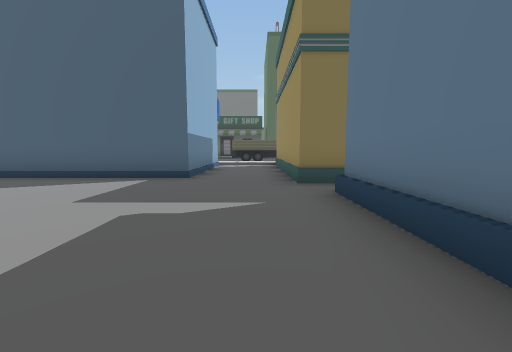
View 1 (above)

24 first-person views from a walk through a scene from a Unity 3-D project. The camera is 1.3 m above the floor, tilts 6° down and sees 90° across. The floor is counted in squares, 2 m on a side. Each view is taken from the middle of a square. On the plan, view 1 faces up. The plan holds only what a view shows up to about 9 squares ahead; the rest is blank. The place goes on beyond the plan. The player is left out.

View 2
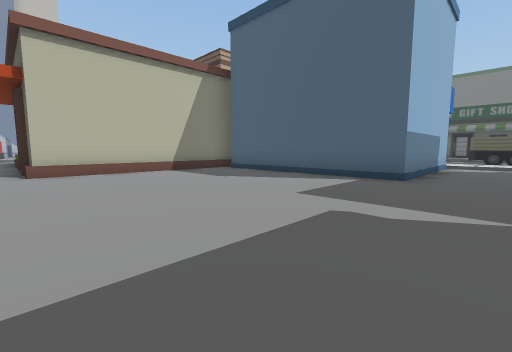

View 3
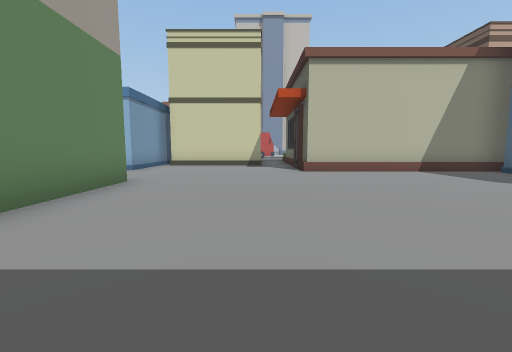

View 4
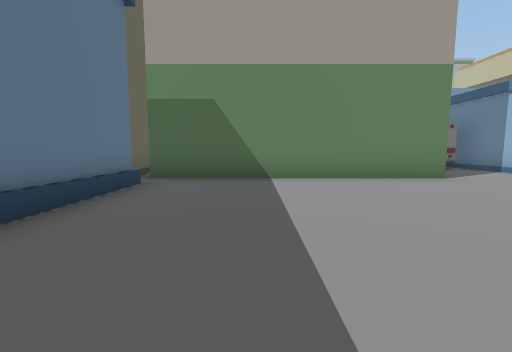

View 5
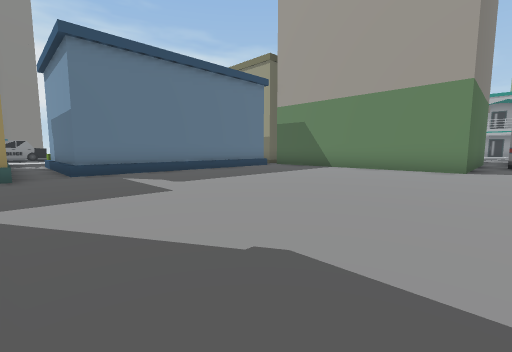

View 6
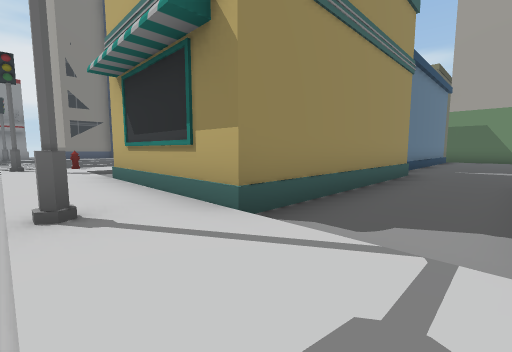

View 7
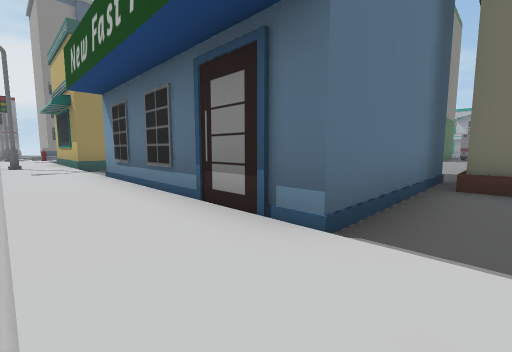

View 8
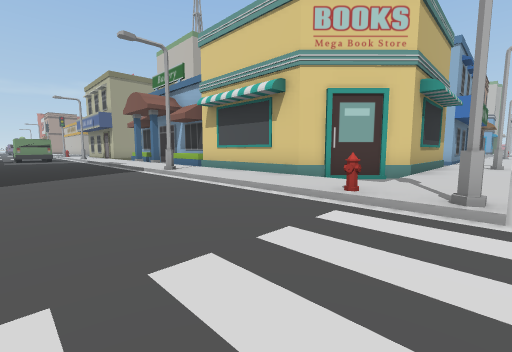

View 9
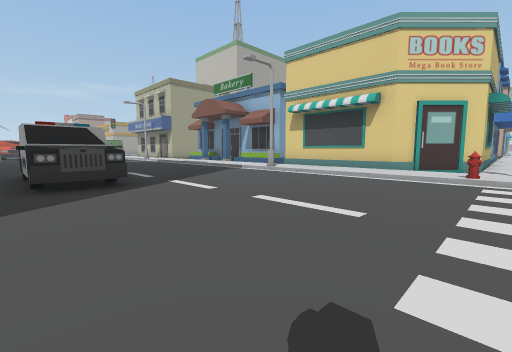

View 10
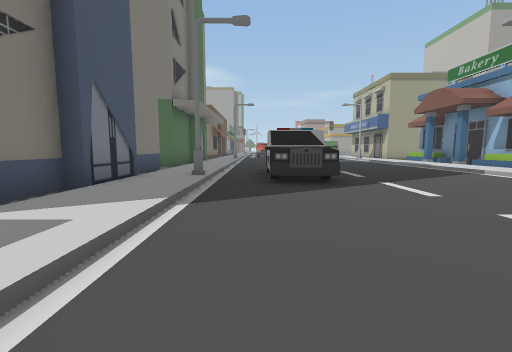

View 11
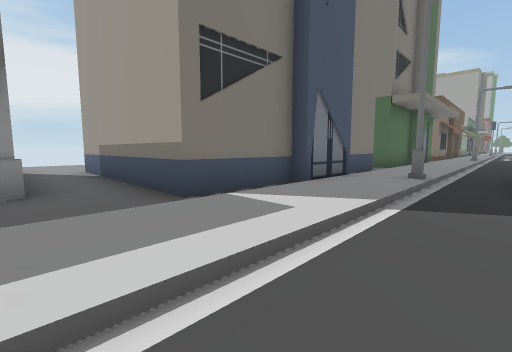

View 12
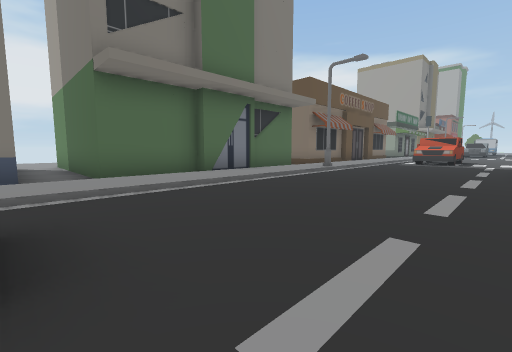

View 13
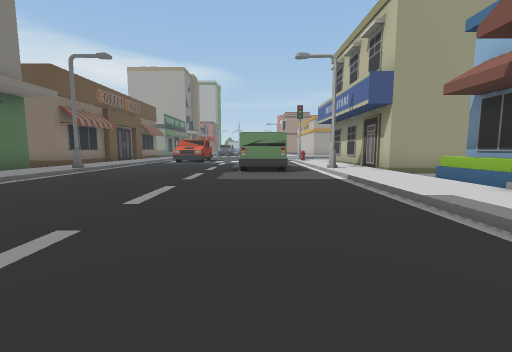

View 14
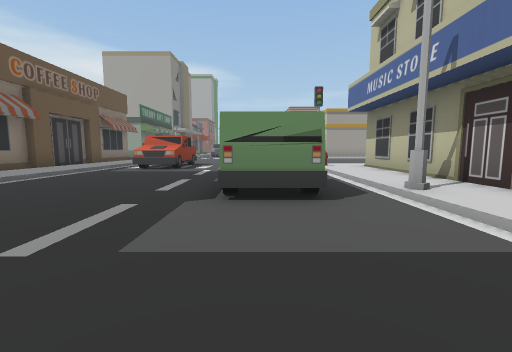

View 15
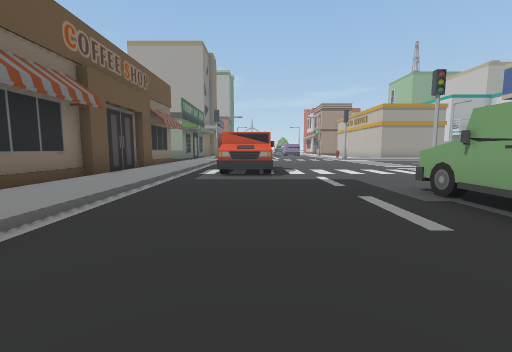

View 16
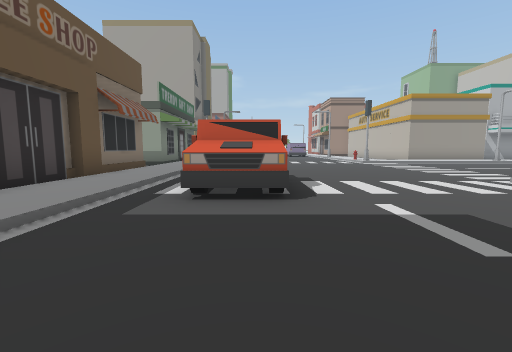

View 17
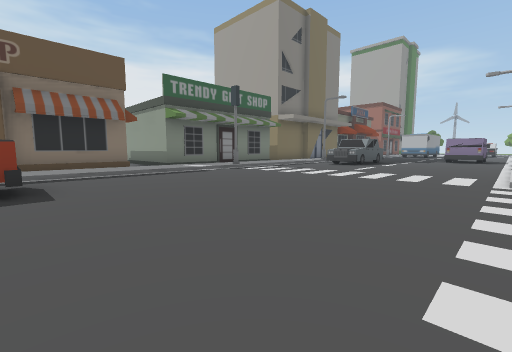

View 18
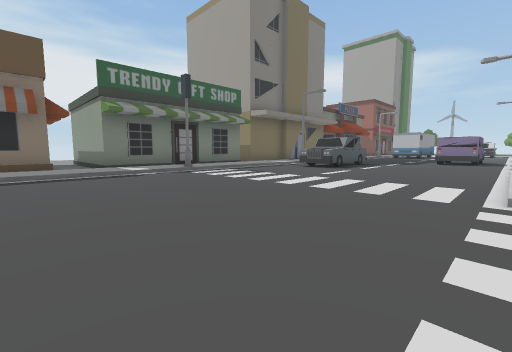

View 19
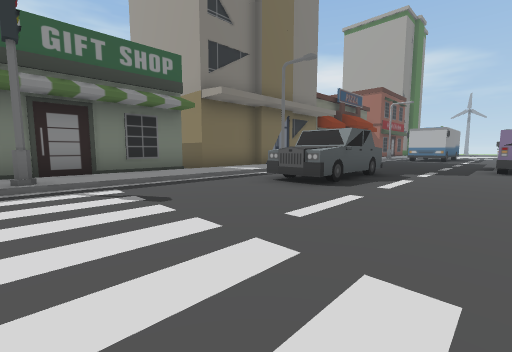

View 20
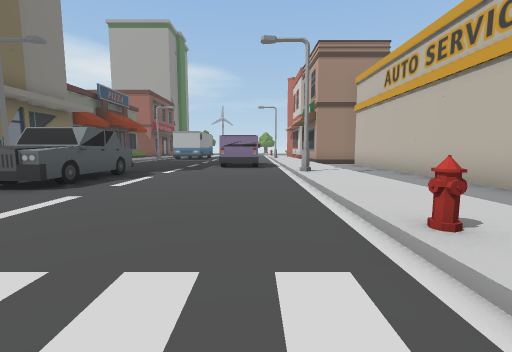

View 21
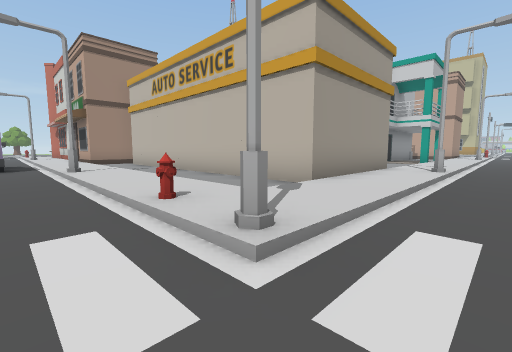

View 22
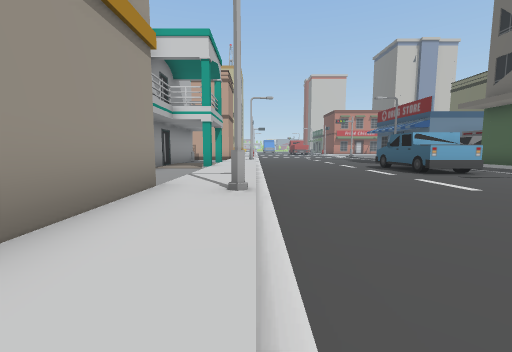

View 23
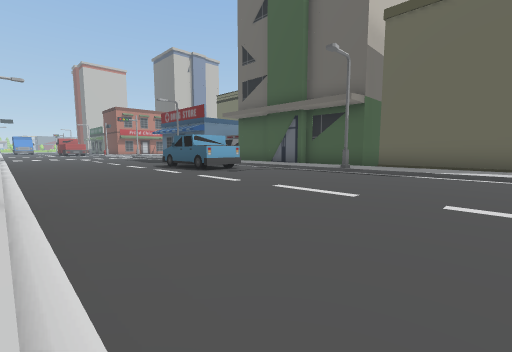

View 24
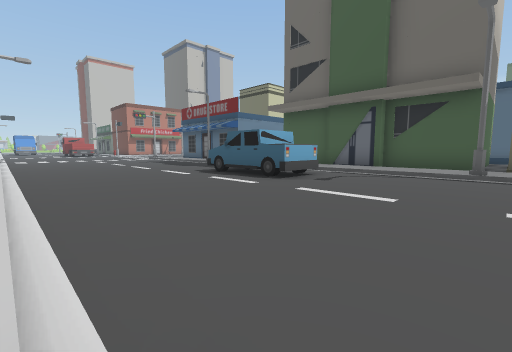

### Floor plan
Key: @ floor where view 1 was taken; # wall or solid block; . main floor; : floor 0.25 m higher than the main floor; / step, stairs or slope; O other object.
Columns run from 9 left of view 1 to 18 right of it. Each row starts with its distance up from view 1.
 12  /////////O///////...
 11  ::::::::::::::::/....../:..
 10  .OOOOOO..#####.:O....../:..
  9  .O    O..#   ##:/....../:OO
  8  .O    O..#    #:/....../:O
  7  OO    O..#    #:/....../:O
  6  OO#OOOO..#    #:/....O./:O
  5  O........##   #:O....OOO:O
  4  O........////////....O./:O
  3  O......../OOOO //....O./:O
  2  O......../O  O //....../:..
  1 OO......../O     /....../:OO
  0 .........@/O    :/....../:O
 -1 ........../O  O //....../:O
 -2 ........../O  O //....../:O
 -3 ........../O  O///....../:O
 -4 ....OOOOOOO#####:/.O..../:O
 -5 ##..O     O#   #:OOO....O:O
 -6  #OOO     O    #:/ O..../:##
 -7  # OO     O    #:/ O..../:#
 -8     O     O    #:/ ...../:#
 -9     OOOOOOO#####:/....OO/:#
-10      :::::::::: :O....OO/:#
-11       ////O////  /....  /:#
-12        O....... ......O /:#
-13     .OOO................/:#
-14   ....................../:#
-15   ....................../:#
-16  ..............  ......./:..
-17 ......................../:##
-18 O/////////O//////#......#:#
-19      ::::::::::::/....../:#
-20      #....OOOOO.:O....../:#
-21      ...      O.:/....../:#
-22      #        O.:/....O./:#
-23               O.:/....OO/:OO
-24               O.:O....O O:O
-25               O.:/....O   O
-26               O.:/.....   O
-27               O.:/OO...   O
-28                  /  ..    O
-29                  /OO.

Where each view was taken, in squares from view 1:
view 1: 0 up, 0 right, facing up
view 2: 0 up, 0 right, facing up-left
view 3: 1 down, 0 right, facing left
view 4: 2 up, 1 left, facing down
view 5: 5 up, 6 left, facing down-right
view 6: 12 up, 1 left, facing down-right
view 7: 12 up, 8 left, facing down-right
view 8: 12 up, 11 right, facing down-left
view 9: 11 up, 14 right, facing down-left
view 10: 11 up, 14 right, facing down
view 11: 11 up, 14 right, facing down-right
view 12: 3 up, 11 right, facing down-right
view 13: 3 up, 10 right, facing down
view 14: 1 down, 10 right, facing down
view 15: 3 down, 13 right, facing down
view 16: 6 down, 13 right, facing down
view 17: 12 down, 8 right, facing down-right
view 18: 14 down, 8 right, facing down-right
view 19: 18 down, 10 right, facing down-right
view 20: 18 down, 9 right, facing down
view 21: 17 down, 9 right, facing down-left
view 22: 18 down, 5 right, facing left
view 23: 18 down, 5 right, facing up-left
view 24: 18 down, 2 right, facing up-left
